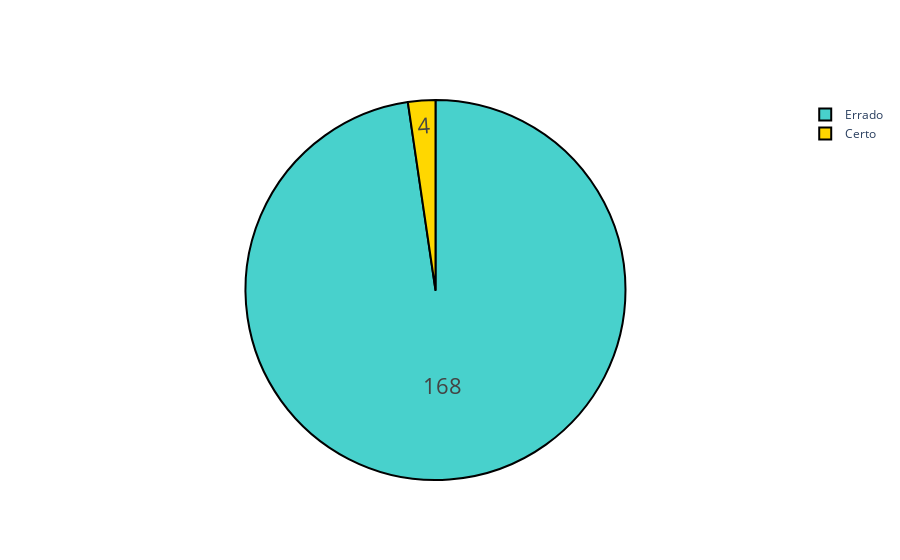

Write notebook code for a chart like this one.
### Code cell
colors = ['gold', 'mediumturquoise']

fig = go.Figure(data=[go.Pie(labels=['Certo', 'Errado'],
                             values=[local_ponta_total_certo, local_ponta_total_errado])])
fig.update_traces(hoverinfo='label+percent', textinfo='value', textfont_size=22,
                  marker=dict(colors=colors, line=dict(color='#000000', width=2)))
fig.show()

### Figure 1 — Plotly figure (JSON) as saved in the notebook; plotly's stock layout.template omitted (floating-point values rounded to 4 significant figures)
{"data": [{"hoverinfo": "label+percent", "labels": ["Certo", "Errado"], "marker": {"colors": ["gold", "mediumturquoise"], "line": {"color": "#000000", "width": 2}}, "textfont": {"size": 22}, "textinfo": "value", "type": "pie", "values": [4, 168]}], "layout": {}}
